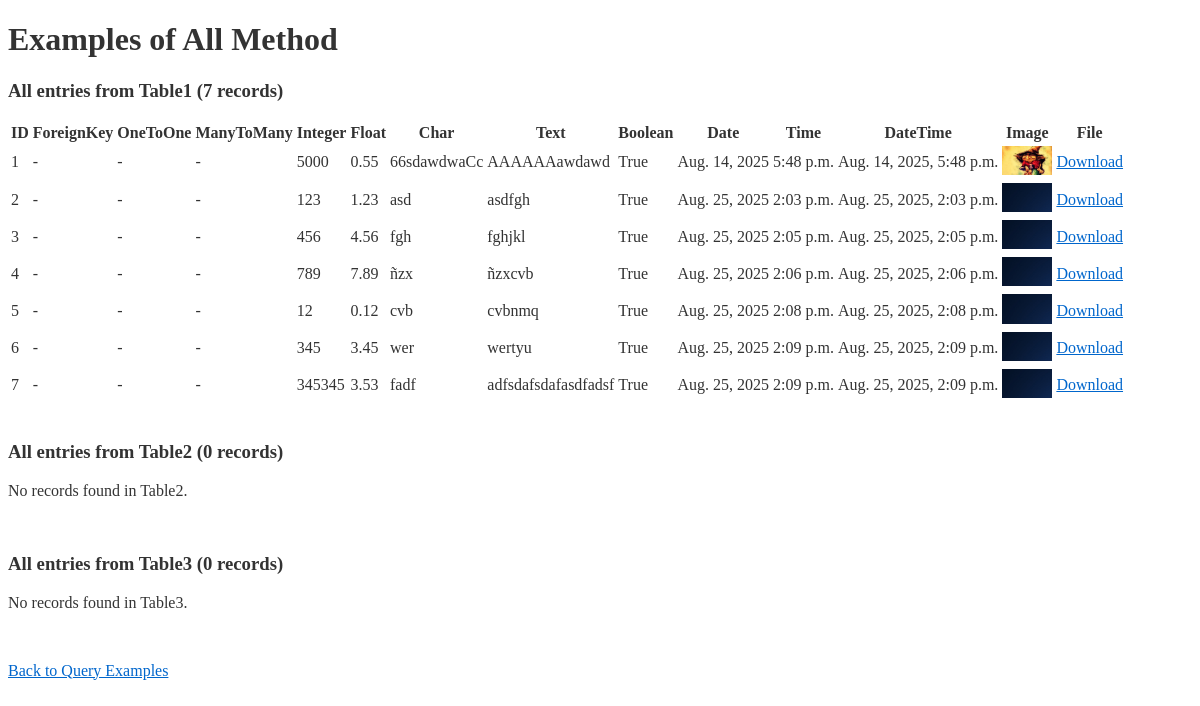
/all_example, run on the app's committed database.
### rest/models.py (models this page shows, shortened)
class Table1(models.Model):
    foreign_key = models.ForeignKey(Table2, on_delete=models.CASCADE, related_name='table1_foreign', null=True, blank=True)
    one_to_one = models.OneToOneField(Table2, on_delete=models.CASCADE, related_name='table1_one', null=True, blank=True)
    many_to_many = models.ManyToManyField(Table3, related_name='table1_many', blank=True)
    integer_field = models.IntegerField(null=True, blank=True)      # Integer value (optional)
    float_field = models.FloatField(null=True, blank=True)          # Floating point number
    char_field = models.CharField(max_length=15)                    # Short text with max length
    text_field= models.TextField(blank=True)                        # Long text (optional)
    boolean_field = models.BooleanField(default=False)              # True or False
    date_field = models.DateField(null=True, blank=True)           # Date only
    time_field = models.TimeField(null=True, blank=True)           # Time only
    datetime_field = models.DateTimeField(null=True, blank=True)   # Full date and time
    image_field = models.ImageField(upload_to='images/', null=True, blank=True)  # For image files
    file_field = models.FileField(upload_to='files/', null=True, blank=True)     # For general files

### rest/views.py (the view)
# urls.py: path('all_example', views.all_example, name='all_example'),
def all_example(request):
    all_table1 = Table1.objects.all()
    all_table2 = Table2.objects.all()
    all_table3 = Table3.objects.all()
    context = {
        'type': 'All',
        'table1_data': all_table1,
        'table2_data': all_table2,
        'table3_data': all_table3,
        'table1_count': all_table1.count(),
        'table2_count': all_table2.count(),
        'table3_count': all_table3.count(),
    }
    return render(request, 'all_queries.html', context)

### json_app/context_processors.py (called while the page is built)
def dark_mode_context(request):
    return {'dark_mode': request.session.get('dark_mode', False)}

### rest/templates/all_queries.html
{% extends "base.html" %}
{% block body %}
<h1>Examples of {{ type }} Method</h1>
<h3>All entries from Table1 ({{ table1_count }} records)</h3>
{% if table1_data %}
<table>
    <thead>
        <tr>
            <th>ID</th>
            <th>ForeignKey</th>
            <th>OneToOne</th>
            <th>ManyToMany</th>
            <th>Integer</th>
            <th>Float</th>
            <th>Char</th>
            <th>Text</th>
            <th>Boolean</th>
            <th>Date</th>
            <th>Time</th>
            <th>DateTime</th>
            <th>Image</th>
            <th>File</th>
        </tr>
    </thead>
    <tbody>
        {% for entry in table1_data %}
        <tr>
            <td>{{ entry.id }}</td>
            <td>{{ entry.foreign_key|default:"-" }}</td>
            <td>{{ entry.one_to_one|default:"-" }}</td>
            <td>
                {% for m in entry.many_to_many.all %}
                    {{ m.email_field }}{% if not forloop.last %}, {% endif %}
                {% empty %}
                    -
                {% endfor %}
            </td>
            <td>{{ entry.integer_field|default:"-" }}</td>
            <td>{{ entry.float_field|default:"-" }}</td>
            <td>{{ entry.char_field|default:"-" }}</td>
            <td>{{ entry.text_field|default:"-" }}</td>
            <td>{{ entry.boolean_field }}</td>
            <td>{{ entry.date_field|default:"-" }}</td>
            <td>{{ entry.time_field|default:"-" }}</td>
            <td>{{ entry.datetime_field|default:"-" }}</td>
            <td>
                {% if entry.image_field %}
                    <img src="{{ entry.image_field.url }}" alt="img" width="50">
                {% else %}
                    -
                {% endif %}
            </td>
            <td>
                {% if entry.file_field %}
                    <a href="{{ entry.file_field.url }}">Download</a>
                {% else %}
                    -
                {% endif %}
            </td>
        </tr>
        {% endfor %}
    </tbody>
</table>
{% else %}
<p>No records found in Table1.</p>
{% endif %}
<br>
<h3>All entries from Table2 ({{ table2_count }} records)</h3>
{% if table2_data %}
<table>
    <thead>
        <tr>
            <th>ID</th>
            <th>Positive Small Int</th>
            <th>Choice Display</th>
        </tr>
    </thead>
    <tbody>
        {% for entry in table2_data %}
        <tr>
            <td>{{ entry.id }}</td>
            <td>{{ entry.positive_small_int }}</td>
            <td>{{ entry.get_positive_small_int_display }}</td>
        </tr>
        {% endfor %}
    </tbody>
</table>
{% else %}
<p>No records found in Table2.</p>
{% endif %}
<br>
<h3>All entries from Table3 ({{ table3_count }} records)</h3>
{% if table3_data %}
<table>
    <thead>
        <tr>
            <th>ID</th>
            <th>Duration Field</th>
            <th>Email Field</th>
        </tr>
    </thead>
    <tbody>
        {% for entry in table3_data %}
        <tr>
            <td>{{ entry.id }}</td>
            <td>{{ entry.duration_field }}</td>
            <td>{{ entry.email_field }}</td>
        </tr>
        {% endfor %}
    </tbody>
</table>
{% else %}
<p>No records found in Table3.</p>
{% endif %}
<br>
<p><a href="{% url 'making_queries' %}">Back to Query Examples</a></p>
{% endblock %}

### json_app/static/css/dark_mode.css (style rules this page uses)
:root { --bg-color: #ffffff; --text-color: #333333; --nav-bg: #f8f9fa; --link-color: #0066cc; --table-header-bg: #f8f9fa; --table-border: #dee2e6; }
body { background-color: var(--bg-color); color: var(--text-color); transition: background-color 0.3s ease, color 0.3s ease; }
a { color: var(--link-color); }

### data on the page
Table1: id "1", foreign_key "-", one_to_one "-", integer_field "5000", float_field "0.55", char_field "66sdawdwaCc", text_field "AAAAAAawdawd", boolean_field "True", date_field "Aug. 14, 2025", time_field "5:48 p.m.", datetime_field "Aug. 14, 2025, 5:48 p.m.", image_field (picture)
Table1: id "2", foreign_key "-", one_to_one "-", integer_field "123", float_field "1.23", char_field "asd", text_field "asdfgh", boolean_field "True", date_field "Aug. 25, 2025", time_field "2:03 p.m.", datetime_field "Aug. 25, 2025, 2:03 p.m.", image_field (picture)
Table1: id "3", foreign_key "-", one_to_one "-", integer_field "456", float_field "4.56", char_field "fgh", text_field "fghjkl", boolean_field "True", date_field "Aug. 25, 2025", time_field "2:05 p.m.", datetime_field "Aug. 25, 2025, 2:05 p.m.", image_field (picture)
Table1: id "4", foreign_key "-", one_to_one "-", integer_field "789", float_field "7.89", char_field "ñzx", text_field "ñzxcvb", boolean_field "True", date_field "Aug. 25, 2025", time_field "2:06 p.m.", datetime_field "Aug. 25, 2025, 2:06 p.m.", image_field (picture)
Table1: id "5", foreign_key "-", one_to_one "-", integer_field "12", float_field "0.12", char_field "cvb", text_field "cvbnmq", boolean_field "True", date_field "Aug. 25, 2025", time_field "2:08 p.m.", datetime_field "Aug. 25, 2025, 2:08 p.m.", image_field (picture)
Table1: id "6", foreign_key "-", one_to_one "-", integer_field "345", float_field "3.45", char_field "wer", text_field "wertyu", boolean_field "True", date_field "Aug. 25, 2025", time_field "2:09 p.m.", datetime_field "Aug. 25, 2025, 2:09 p.m.", image_field (picture)
Table1: id "7", foreign_key "-", one_to_one "-", integer_field "345345", float_field "3.53", char_field "fadf", text_field "adfsdafsdafasdfadsf", boolean_field "True", date_field "Aug. 25, 2025", time_field "2:09 p.m.", datetime_field "Aug. 25, 2025, 2:09 p.m.", image_field (picture)

### other printed values
{{ type }} "All"
{{ table1_count }} "7"
{{ table2_count }} "0"
{{ table3_count }} "0"
